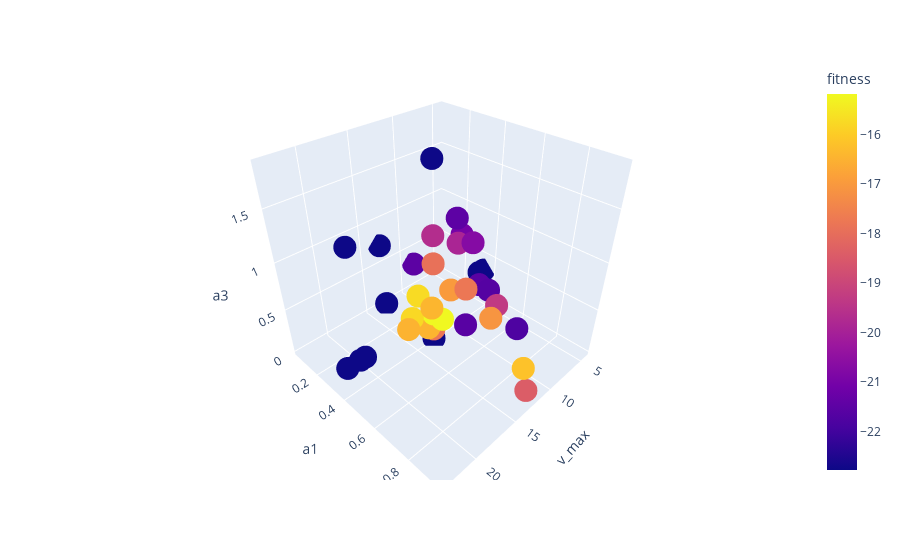

The notebook cell saved with this chart:
### Code cell
# Plot population of last cycle
plot_df = pd.DataFrame([entity.chromosome for entity in population.entity_list], columns=['v_max', 'a1', 'a3'])
plot_df['fitness'] = [entity.fitness for entity in population.entity_list]
plot_df['fitness'] = plot_df['fitness'].clip(0, plot_df['fitness'].max()*1.5)

fig = px.scatter_3d(plot_df, x='v_max', y='a1', z='a3', size_max=10, color='fitness')
fig.show()
